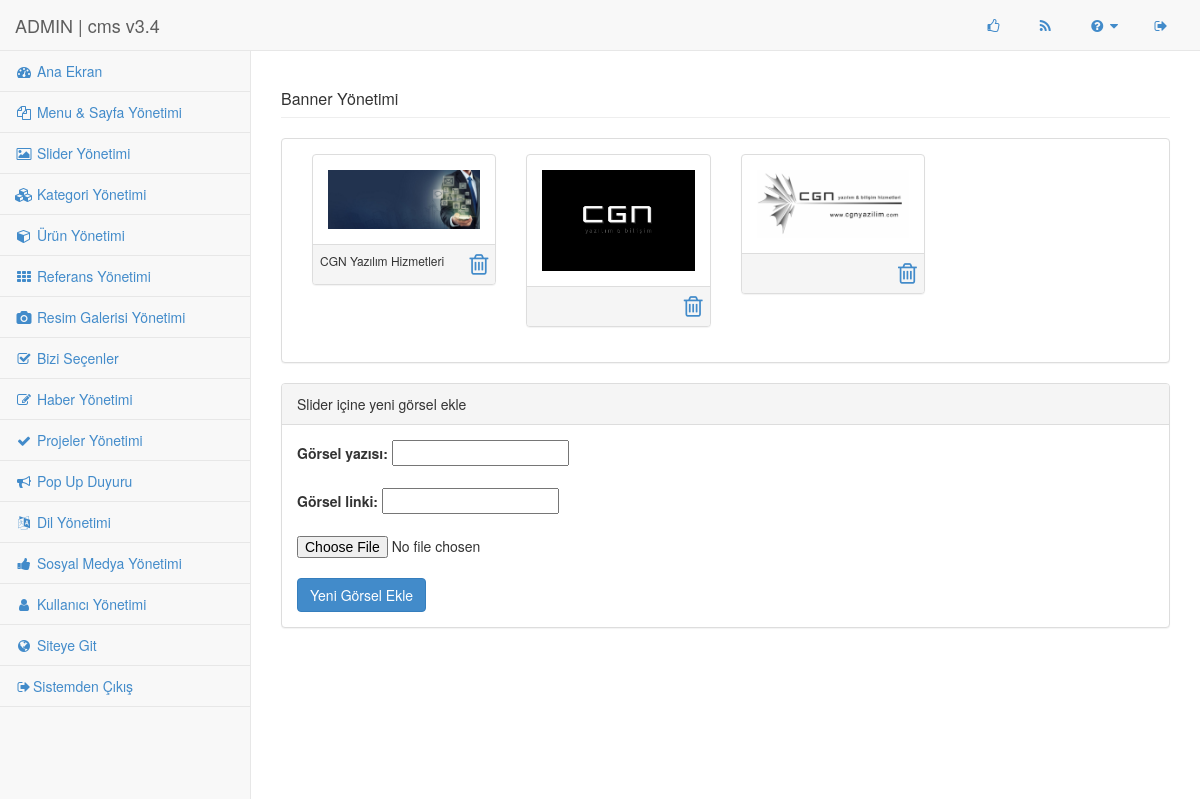
Screenshot of /cms/modules/slider/index.php with the database file from the repository.
### tables this page shows
CREATE TABLE `35cgnslider` (
  `id` int(11) NOT NULL,
  `link` varchar(300) DEFAULT NULL,
  `tlink` varchar(300) DEFAULT NULL,
  `caption` varchar(200) NOT NULL,
  `album` int(11) DEFAULT NULL,
  `type` int(11) DEFAULT NULL,
  `rank` int(11) DEFAULT NULL
);

### cms/modules/slider/index.php (the view, shortened to what this page needs)
<?php
		include("../../std/lmenu.php");
?>
<div id="page-wrapper">
<div class="row">
<div class="col-lg-12"><h1 class="page-header">Banner Yönetimi</h1></div>
<div class="col-lg-12">
<div class="panel panel-default">
<div class="panel-body">
<?php
    $sql = "select link,caption from 35cgnslider order by id asc;";
    $result = mysqli_query($GLOBALS["___mysqli_ston"], $sql) or die(mysqli_error($GLOBALS["___mysqli_ston"]));
    $folder = "uploads";
if(is_dir($folder))
{
$handler = opendir($folder);
$output = "";
while (false !== ($files = readdir($handler)))
{
$file_path = $dir . DIRECTORY_SEPARATOR . $files;
if (file_exists($file_path) && is_dir($file_path))
{
while($row = mysqli_fetch_array($result))
{
if (is_dir($files))
{
                        $output .= "uploads/{$files}";
                        echo '
                        <div class="col-lg-3 col-md-4">
                                <div class="panel panel-default">
                                    <div class="panel-body">
                                            <a href="'; echo $row['link']; echo '" data-lightbox="Resimler" data-title='.$output.''.' >
                                            <img src="'; echo $row['link']; echo '"  width="100%"  height="auto">
                                            </a>
                                    </div>
                                    <div class="panel-footer" style="min-height:40px;">'.$row['caption'].''.'
                                        </a>  <a class="tooltips alignright" href="delete.php?link='.$row['link'].'" >
                                            <span>Görseli Sil</span> <i class="fa fa-trash-o fa-2x" aria-hidden="true"></i>
                                        </a></div>
                                </div>
                            </div>
                            ';
                    }
                }
            }
        }
        }
?>
</div>
</div>
</div>
<div class="col-lg-12">
<div class="panel panel-default">
<div class="panel-heading">Slider içine yeni görsel ekle</div>
<div class="panel-body">
<form action="upload.php"  enctype="multipart/form-data"  method="POST">
        <label>Görsel yazısı:</label>
        <input type="text" value="" name="caption"  maxlength="500"  ><br/><br/>
        <label>Görsel linki:</label>
        <input type="text" value="" name="tlink"  maxlength="500"  ><br/><br/>
		 <input name="userfile" type="file" required /><br/>
        <button  class="btn btn-primary " type="submit" name="submit">Yeni Görsel Ekle</button>
</form>
</div>
</div>
</div>
</div>
</div>
</body>
</html>

### cms/css/admin.css (style rules this page uses)
body { padding-top: 100px; background-color: #f8f8f8; }
@media (min-width:768px) { body { padding-top: 50px; } }
#page-wrapper { padding: 0 5px; min-height: 568px; background-color: #fff; }
@media (min-width:768px) { #page-wrapper { position: inherit; margin: 0 0 0 250px; padding: 0 30px; min-height: 800px; border-left: 1px solid #e7e7e7; } }
.alignright { text-align:right; float:right; }
.panel-footer { padding:7px; font-size:12px; }

### rows the page displays
35cgnslider: link (picture), caption "CGN Yazılım Hizmetleri"
35cgnslider: link (picture)
35cgnslider: link (picture)
